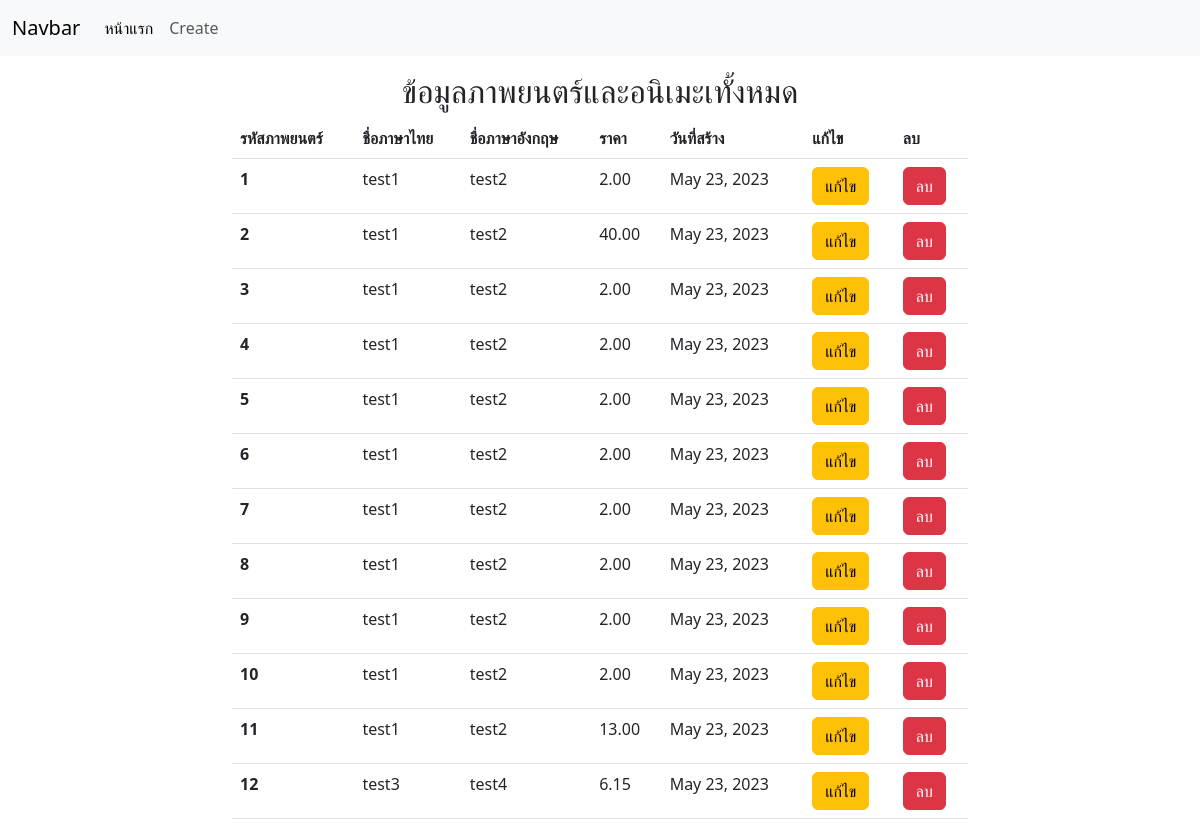
The app's page /movie/ with its own data.
### movie/models.py (models this page shows, shortened)
class Movie(models.Model):
    name_th = models.CharField(max_length=100)
    name_en = models.CharField(max_length=100)
    number = models.IntegerField()
    price = models.DecimalField(max_digits=5, decimal_places=2)
    CHANNEL_CHOICES = [
        ("netflix", "Netflix"),
        ("viu", "VIU"),
        ("youtube", "Youtube"),
    ]
    channel = models.CharField(
        max_length=10,
        choices=CHANNEL_CHOICES,
        default="netflix",
    )
    created_date = models.DateField(auto_now_add=True)
    updated_date = models.DateField(auto_now_add=True)

### movie/views.py (the view)
# urls.py: path('', views.index),
def index(request):
    movies = Movie.objects.all()
    return render(request, 'index.html', {"movies": movies})

### movie/templates/index.html (shortened to what this page needs)
{% extends 'base_template.html' %}
{% block content %}
<h2 class="text-center">ข้อมูลภาพยนตร์และอนิเมะเทั้งหมด</h2>
<table class="table">
  <thead>
    <tr>
      <th scope="col">รหัสภาพยนตร์</th>
      <th scope="col">ชื่อภาษาไทย</th>
      <th scope="col">ชื่อภาษาอังกฤษ</th>
      <th scope="col">ราคา</th>
      <th scope="col">วันที่สร้าง</th>
      <th scope="col">แก้ไข</th>
      <th scope="col">ลบ</th>
    </tr>
  </thead>
  <tbody>
    {% for movie in movies %}
      <tr>
        <th scope="row">{{ movie.id }}</th>
        <td>{{ movie.name_th }}</td>
        <td>{{ movie.name_en }}</td>
        <td>{{ movie.price }}</td>
        <td>{{ movie.created_date }}</td>
        <td><a href="/movie/edit/{{ movie.id }}" class="btn btn-warning">แก้ไข</a></td>
        <td><a href="/movie/delete/{{ movie.id }}" class="btn btn-danger" onclick="return confirm('ต้องการลบข้อมูล {{ movie.name_th }} หรือไม่?')">ลบ</a></td>
      </tr>
    {% endfor %}
  </tbody>
</table>
{% endblock %}

### records on screen
Movie: id "1", name_th "test1", name_en "test2", price "2.00", created_date "May 23, 2023"
Movie: id "2", name_th "test1", name_en "test2", price "40.00", created_date "May 23, 2023"
Movie: id "3", name_th "test1", name_en "test2", price "2.00", created_date "May 23, 2023"
Movie: id "4", name_th "test1", name_en "test2", price "2.00", created_date "May 23, 2023"
Movie: id "5", name_th "test1", name_en "test2", price "2.00", created_date "May 23, 2023"
Movie: id "6", name_th "test1", name_en "test2", price "2.00", created_date "May 23, 2023"
Movie: id "7", name_th "test1", name_en "test2", price "2.00", created_date "May 23, 2023"
Movie: id "8", name_th "test1", name_en "test2", price "2.00", created_date "May 23, 2023"
Movie: id "9", name_th "test1", name_en "test2", price "2.00", created_date "May 23, 2023"
Movie: id "10", name_th "test1", name_en "test2", price "2.00", created_date "May 23, 2023"
Movie: id "11", name_th "test1", name_en "test2", price "13.00", created_date "May 23, 2023"
Movie: id "12", name_th "test3", name_en "test4", price "6.15", created_date "May 23, 2023"
